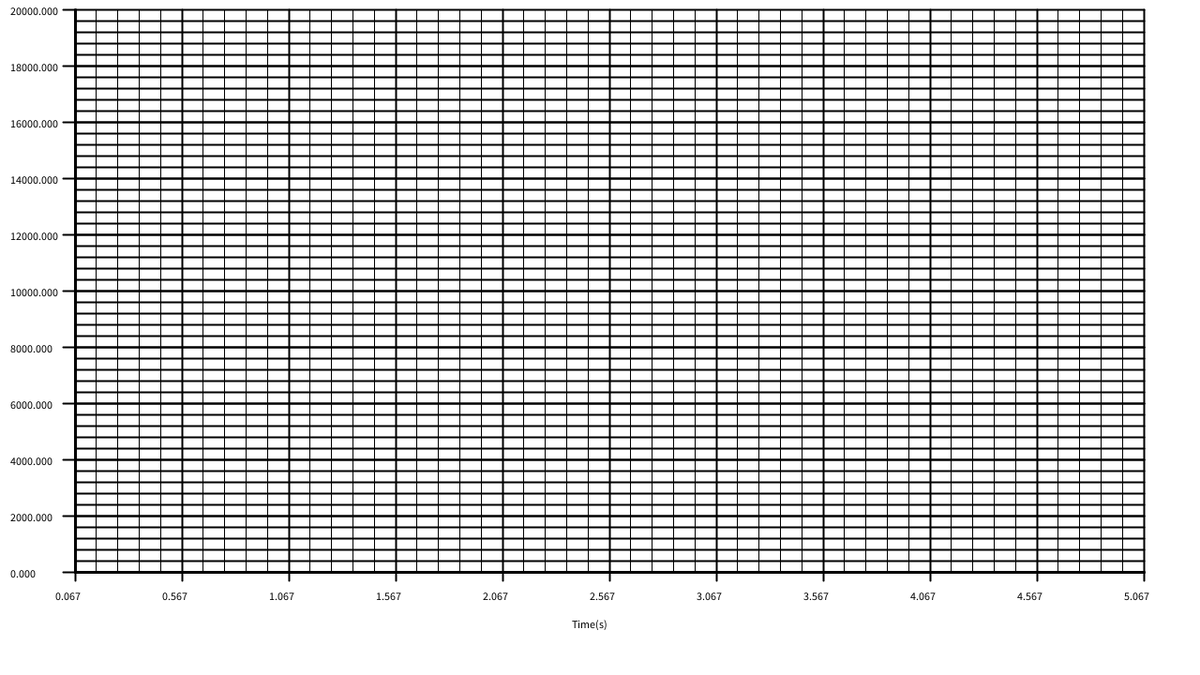
Frame 1 (no input)
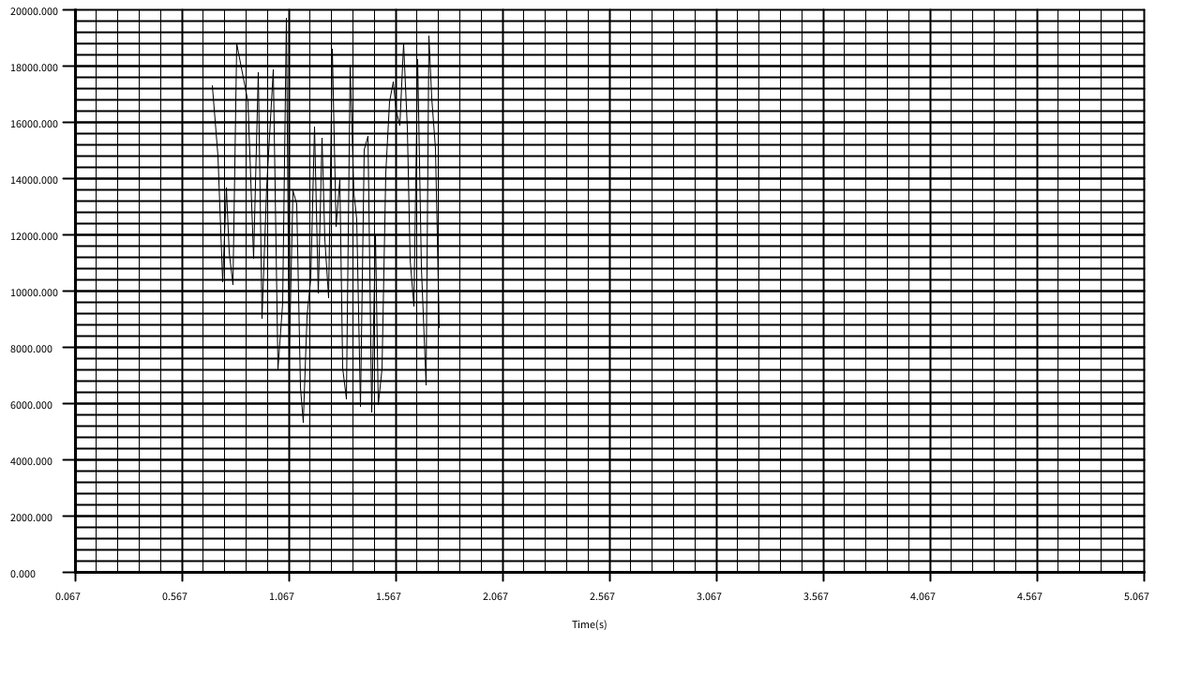
Frame 60 (the mouse pressed at the canvas centre just before this capture)
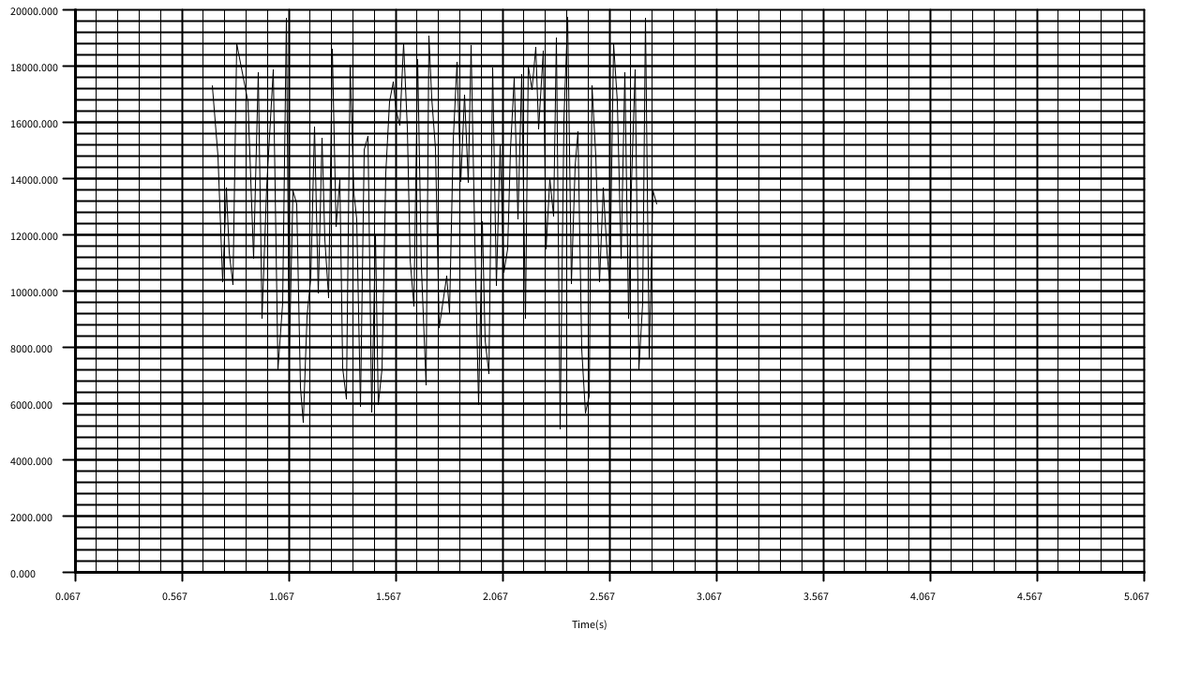
Frame 120 (the mouse held since frame 60 and released just before this capture)

The Processing sketch that drew these frames (run headless with seeded random() and noise(); from frame 60 on, the mouse is pressed at the canvas centre):

// Processing sketch: FlexiGraph
// ── FlexiGraph.pde
graph Graph = new graph(80, 610, 600, 1140, 0, 20000, 5000, 10, 5, "Random Ints", 1000);
void setup() {
  size(1280, 720);
  Graph.startTiming();
}




void draw() {
  background(#ffffff);
  Graph.update();
  
}
// ── Class.pde
int[] temps = {6248, 17272, 14774, 10324, 13657, 11339, 10202, 18783, 16715, 11158, 17762, 9010, 13711, 17835, 7201, 9539, 19681, 7610, 13543, 13090, 6545, 5315, 9093, 10447, 15802, 9911, 15421, 11815, 9745, 18580, 12267, 13935, 7246, 6143, 18031, 13465, 12556, 5881, 15032, 15468, 5694, 11971, 5946, 7207, 14195, 16704, 17415, 16426, 15869, 18767, 15783, 11089, 9444, 18201, 10823, 6651, 19066, 16865, 15046, 8695, 10510, 9228, 15384, 18127, 13896, 16958, 13861, 18713, 11743, 5954, 12447, 8210, 7034, 17903, 10185, 15139, 10666, 11497, 15004, 17548, 12552, 17693, 9009, 17984, 17154, 18665, 15764, 18514, 11500, 13991, 12658, 18981, 5072, 16079, 19725, 10257, 14453, 15659, 7917, 5647};


public class OutPut {
  private int[] nums;
  private int index = 0;
  public OutPut (int[] values) {
    nums = values;
  }
  
  public int getValue(){
    int output = nums[index];
    
    if(index <nums.length-1) index++;
    else index = 0;
    
    
  return output;
  };
}

OutPut engduino = new OutPut(temps);
// ── Drawing.pde
public class graph {
  private float x, y, graphHeight, graphWidth;
  private float scaleX, scaleY;
  private float minValue, maxValue;
  private float range;
  
  private float currentTime;
  private float drawStartTime;
  private float startTime;
  private float prevTime;
  private float timeInterval;
  
  private String label;
  
  private float timeLargeBar, timeThinBar, valueLargeBar, valueThinBar;
  
  private int dataValueCount;
  private int currentCount = 0;
  private int maxCount = 0;
  
  private FloatList valueStore, timeStore;
  
  public graph(float X, float Y, float Height, float Width, float Low, float High, float xTimeInterval, int noThick, int noThinBetween, String value, int entries){
    x = X; y = Y; graphHeight = Height; graphWidth = Width;
    minValue = Low; maxValue = High;
    range = maxValue - minValue;
    
    timeInterval = xTimeInterval;
    scaleX = graphWidth/(timeInterval);
    scaleY = graphHeight/range;
    
    label = value;
    
    timeLargeBar = timeInterval/noThick;
    timeThinBar = timeInterval/(noThick*noThinBetween);
    
    valueLargeBar = range/noThick;
    valueThinBar = range/(noThick*noThinBetween);
    
    
    dataValueCount = entries;
    valueStore = new FloatList();
    timeStore = new FloatList();
    
  };  
  
  private float xTimetoPixel(float xTime) {
    return x+(xTime-drawStartTime)*scaleX;
  }
  
  private float xPixeltoTime(float xPixel) {
    return (xPixel - x)/scaleX + drawStartTime;
  }
  
  private float yValuetoPixel(float yValue) {
    return y-(yValue-minValue)*scaleY;
  }  
  
  private float yPixeltoValue(float yPixel) {
     return (y-yPixel)/scaleY + minValue; 
    
  }
  
  public void startTiming() {
   startTime = millis();
   currentTime = startTime;
   prevTime = millis();
   drawStartTime = millis();
  }
  
  private void updateTime() {
    if(timeInterval < currentTime-drawStartTime) {
     drawStartTime += currentTime - prevTime;
    }
    prevTime = currentTime;
    currentTime = millis();
  }
  
  private void getValues() {
    valueStore.append(float(engduino.getValue()));
    timeStore.append(currentTime);
    if(valueStore.size() >dataValueCount) {valueStore.remove(0); timeStore.remove(0);}
    if (currentCount < dataValueCount-1) {
       currentCount++;
       if(maxCount < currentCount) {
        maxCount = currentCount;
       }
    }
    else {
       currentCount = 0; 
    }
  }
  
  
  private void plotValues() {
     strokeWeight(1);
    for(int counter = 0; counter < maxCount-1; counter++) {
        if(timeStore.get(counter) > drawStartTime) line(xTimetoPixel(timeStore.get(counter)), yValuetoPixel(valueStore.get(counter)),xTimetoPixel(timeStore.get((counter+1))), yValuetoPixel(valueStore.get((counter+1))));

    }
    strokeWeight(1);
  }
  
  private void drawAxis() {
    fill(#000000);
    text("Time(s)", (x+graphWidth)/2, y+graphHeight/10);
    text(label, X-graphWidth/6, (Y+graphHeight)/2);
    strokeWeight(3);
    line(x, y, x+graphWidth, y);                    //Draws the X Axis
    line(x,y, x, y-graphHeight);                    //Draws the Y Axis
    strokeWeight(1);
  }
   
   
   
   
   private void drawGridLines() {
     strokeWeight(1);
     for(float i = drawStartTime; i<drawStartTime+timeInterval; i+=timeThinBar) {
       line(xTimetoPixel(i),y,xTimetoPixel(i)%(x+graphWidth),y-graphHeight);
     }
     strokeWeight(2);
     for(float i = drawStartTime; i<=drawStartTime+timeInterval; i+=timeLargeBar) {
       line(xTimetoPixel(i),y+graphHeight/64,xTimetoPixel(i),y-graphHeight);
       fill(#000000);
       text((i)/1000,xTimetoPixel(i)-graphWidth/50,y+graphHeight/20); 
     }
     
     for(float i = minValue; i<maxValue; i+=valueThinBar) {
       line(x,yValuetoPixel(i),x+graphWidth,yValuetoPixel(i));
     }
     strokeWeight(2);
     for(float i = minValue; i<=maxValue; i+=valueLargeBar) {
       line(x-graphWidth/90,yValuetoPixel(i),x+graphWidth,yValuetoPixel(i));
       fill(#000000);
       text(i,x-graphWidth/16,yValuetoPixel(i)+graphHeight/100); 
     } 
     
     
     
     
     
     strokeWeight(1);
   }
   
   
   
   
   
   public void update() {
     updateTime();
     getValues();
     drawAxis();
     drawGridLines();
     plotValues();
   } 
}
